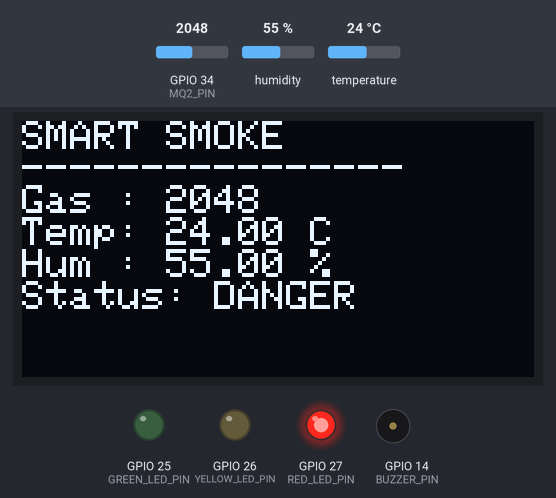
Bench run of a sketch on a simulated ESP32. Shown: 128×64 one-colour display, output pins drawn as LEDs (lit = HIGH), buzzer (waves = sounding, pin HIGH). The inputs (shaded band) are chosen by the test bench; at power-on: GPIO 34 (MQ2_PIN) = 2048, humidity 55 %, temperature 24 °C. WiFi joins after 1.5 s; servers stay silent unless stated; what the sketch prints to the serial monitor is not drawn.

Above: at 3.0 s.
3.1 s: GPIO 34 (MQ2_PIN) set to 849
At 5.1 s:
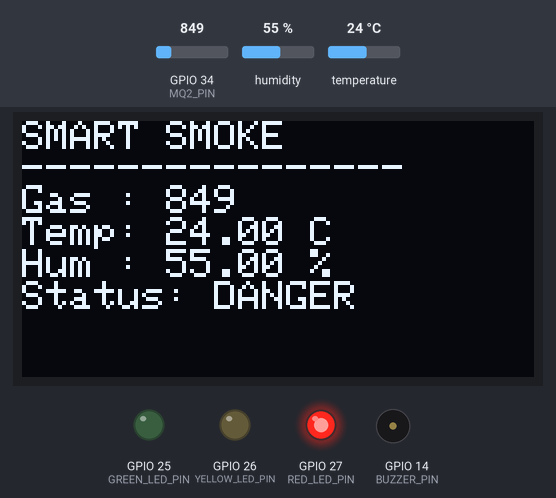
5.4 s: GPIO 34 (MQ2_PIN) set to 757
At 7.2 s:
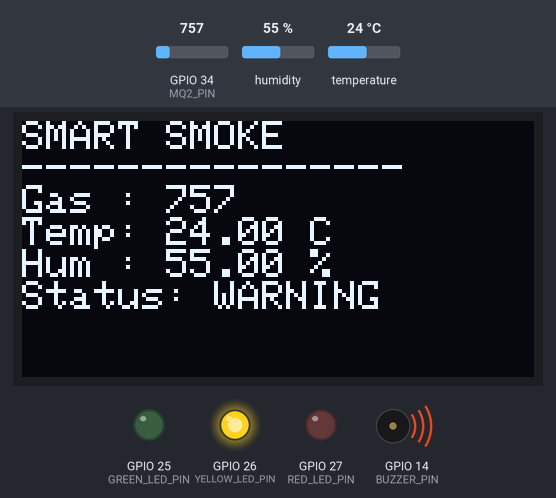
7.5 s: GPIO 34 (MQ2_PIN) set to 331
At 9.1 s:
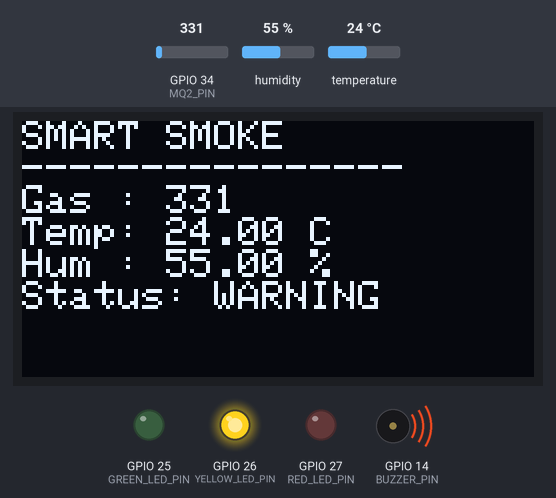
9.6 s: GPIO 34 (MQ2_PIN) set to 283
At 11.1 s:
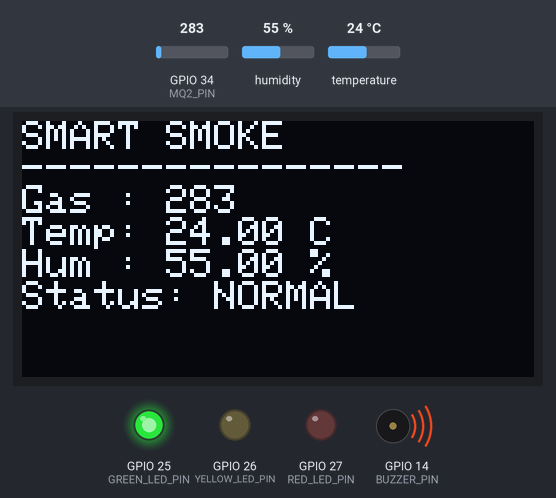
11.7 s: humidity set to 22 %
At 12.9 s:
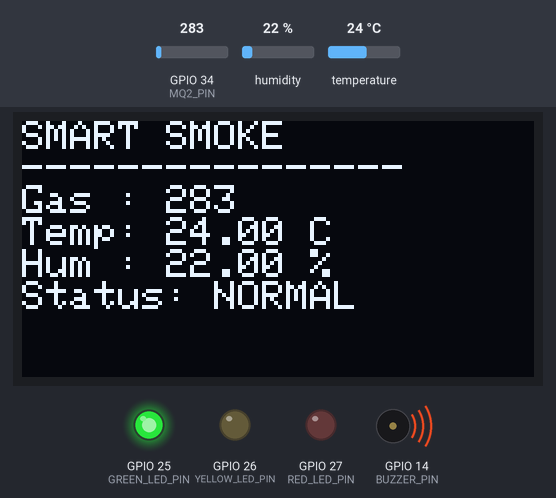
13.7 s: temperature set to 12 °C
At 14.9 s:
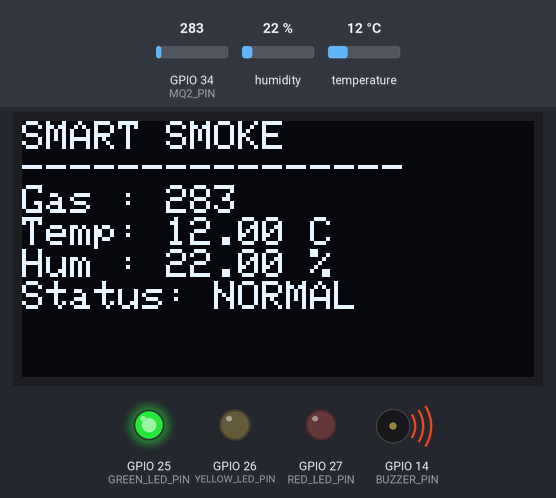
Timing chart, 0 to 16.7 s (numbered marks = the images above; inputs shaded):
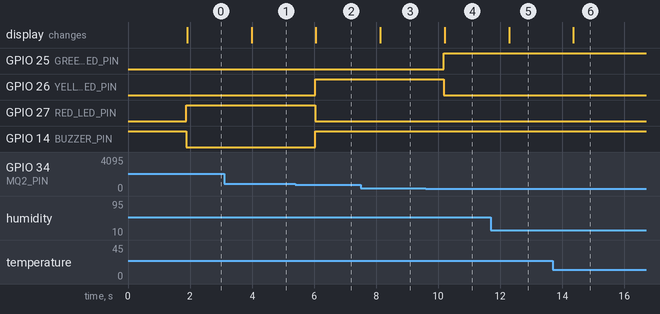

Measured:
- the behaviour switches between 800 and 799 on GPIO 34 (MQ2_PIN) (found by bisection; images 1 and 2)
- the behaviour switches between 300 and 299 on GPIO 34 (MQ2_PIN) (found by bisection; images 3 and 4)
- after the input at 3.1 s, the display: changes after 0.88 s (image 1)
- after the input at 5.4 s, GPIO 26 (YELLOW_LED_PIN), GPIO 14 (BUZZER_PIN): LOW → HIGH after 0.63 s; GPIO 27 (RED_LED_PIN): HIGH → LOW after 0.63 s; the display: changes after 0.66 s (image 2)
- after the input at 7.5 s, the display: changes after 0.64 s (image 3)
- after the input at 9.6 s, GPIO 25 (GREEN_LED_PIN): LOW → HIGH after 0.59 s; GPIO 26 (YELLOW_LED_PIN): HIGH → LOW after 0.59 s; the display: changes after 0.61 s (image 4)
- after the input at 11.7 s, the display: changes after 0.59 s (image 5)
- after the input at 13.7 s, the display: changes after 0.66 s (image 6)

The sketch:

arduino_uno.ino
```cpp
// =====================================================
// SMART SMOKE DETECTOR + TELEGRAM
// ESP32 TYPE-C 30 PIN
// FULL CODE PART 1/3
// =====================================================


// ================= LIBRARY =================

#include <WiFi.h>
#include <WebServer.h>
#include <WiFiManager.h>

#include <WiFiClientSecure.h>
#include <UniversalTelegramBot.h>
#include <ArduinoJson.h>

#include <Wire.h>
#include <Adafruit_GFX.h>
#include <Adafruit_SSD1306.h>

#include <DHT.h>

// ================= PROJECT =================
#define AP_NAME "ESP32-SMOKE-SETUP"

// ================= TELEGRAM =================
#define BOT_TOKEN "8704392963:AAEgWptbTvmu_7yQy7EMWAhfdOxwU0-SR44"
#define CHAT_ID "816927248"

WiFiClientSecure telegramClient;

UniversalTelegramBot bot(
  BOT_TOKEN,
  telegramClient
);

// Anti spam
bool telegramAlertSent = false;
unsigned long lastTelegram = 0;
const unsigned long TELEGRAM_COOLDOWN = 60000;

// ================= WEB SERVER =================
WebServer server(80);

// ================= PIN CONFIGURATION =================

// MQ2 GAS SENSOR
#define MQ2_PIN 34

// DHT11
#define DHT_PIN 15
#define DHT_TYPE DHT11

// BUZZER
#define BUZZER_PIN 14

// LED
#define GREEN_LED_PIN 25
#define YELLOW_LED_PIN 26
#define RED_LED_PIN 27

// OLED
#define OLED_SDA 21
#define OLED_SCL 22

// ================= OLED =================
#define SCREEN_WIDTH 128
#define SCREEN_HEIGHT 64
#define OLED_RESET -1
#define OLED_ADDRESS 0x3C

Adafruit_SSD1306 display(
  SCREEN_WIDTH,
  SCREEN_HEIGHT,
  &Wire,
  OLED_RESET
);

// ================= DHT =================
DHT dht(
  DHT_PIN,
  DHT_TYPE
);

// ================= THRESHOLD =================

// Gas level
#define SMOKE_WARNING 300
#define SMOKE_DANGER 800

// Temperature
#define TEMP_WARNING 35.0
#define TEMP_DANGER 40.0

// ================= SENSOR VARIABLE =================
int smokeValue = 0;
float temperature = 0.0;
float humidity = 0.0;
bool dhtOK = false;

// ================= SYSTEM STATUS =================
enum SystemStatus
{
  NORMAL,
  WARNING,
  DANGER
};
SystemStatus currentStatus = NORMAL;

// ================= BUZZER =================
#define BUZZER_ON LOW
#define BUZZER_OFF HIGH
String buzzerStatus = "OFF";

// ================= WIFI =================
bool wifiConnected = false;
// =====================================================
// FULL CODE PART 2/3
// FUNCTION SYSTEM
// =====================================================

// ================= TELEGRAM FUNCTION =================
void sendTelegramAlert()
{
  String message = "";
  message += "🚨 SMART SMOKE ALERT!\n\n";
  if(smokeValue >= SMOKE_DANGER)
  {
    message += "🔥 GAS / SMOKE LEVEL HIGH\n";
  }
  if(temperature >= TEMP_DANGER)
  {
    message += "🌡 TEMPERATURE HIGH\n";
  }
  message += "\nSmoke Level: ";
  message += smokeValue;
  message += "\nTemperature: ";
  message += temperature;
  message += " °C";
  message += "\nHumidity: ";
  message += humidity;
  message += " %";
  message += "\n\nStatus: DANGER";
  bot.sendMessage(
    CHAT_ID,
    message,
    ""
  );
}

// ================= READ SENSOR =================
void readSensor()
{
  // MQ2
  smokeValue = analogRead(
    MQ2_PIN
  );

  // DHT11
  float t = dht.readTemperature();
  float h = dht.readHumidity();
  if(!isnan(t))
  {
    temperature = t;
  }
  if(!isnan(h))
  {
    humidity = h;
    dhtOK = true;
  }
  else
  {
    dhtOK = false;
  }
}

// ================= STATUS DETECTION =================
void determineStatus()
{
  SystemStatus oldStatus = currentStatus;
  if(
    smokeValue >= SMOKE_DANGER ||
    temperature >= TEMP_DANGER
  )
  {
    currentStatus = DANGER;
  }
  else if(
    smokeValue >= SMOKE_WARNING ||
    temperature >= TEMP_WARNING
  )
  {
    currentStatus = WARNING;
  }
  else
  {
    currentStatus = NORMAL;
  }

  // ================= TELEGRAM TRIGGER =================
  if(
    currentStatus == DANGER &&
    oldStatus != DANGER
  )
  {
    if(
      millis() - lastTelegram > TELEGRAM_COOLDOWN
    )
    {
      sendTelegramAlert();
      lastTelegram = millis();
    }
  }
}

// ================= LED CONTROL =================
void updateLED()
{
  if(currentStatus == NORMAL)
  {
    digitalWrite(
      GREEN_LED_PIN,
      HIGH
    );
    digitalWrite(
      YELLOW_LED_PIN,
      LOW
    );
    digitalWrite(
      RED_LED_PIN,
      LOW
    );
  }
  else if(currentStatus == WARNING)
  {
    digitalWrite(
      GREEN_LED_PIN,
      LOW
    );
    digitalWrite(
      YELLOW_LED_PIN,
      HIGH
    );
    digitalWrite(
      RED_LED_PIN,
      LOW
    );
  }
  else
  {
    digitalWrite(
      GREEN_LED_PIN,
      LOW
    );
    digitalWrite(
      YELLOW_LED_PIN,
      LOW
    );
    digitalWrite(
      RED_LED_PIN,
      HIGH
    );
  }
}

// ================= BUZZER =================
void updateBuzzer()
{
  if(currentStatus == DANGER)
  {
    digitalWrite(
      BUZZER_PIN,
      BUZZER_ON
    );
    buzzerStatus = "ON";
  }
  else
  {
    digitalWrite(
      BUZZER_PIN,
      BUZZER_OFF
    );
    buzzerStatus = "OFF";
  }
}

// ================= OLED DISPLAY =================
void handleRoot()
{
  String html = R"rawliteral(
<!DOCTYPE html>
<html>
<head>
<meta name='viewport' content='width=device-width,initial-scale=1'>
<meta charset='UTF-8'>
<title>Smart Smoke Detector</title>

<style>
body{
font-family:Arial, sans-serif;
background:#eef2f7;
margin:0;
padding:15px;
text-align:center;
}

.header{
background:#202124;
color:white;
padding:20px;
border-radius:18px;
}

.grid{
display:grid;
grid-template-columns:repeat(2,1fr);
gap:15px;
max-width:600px;
margin:20px auto;
}

.card{
background:white;
padding:20px;
border-radius:18px;
box-shadow:0 4px 12px rgba(0,0,0,0.12);
}

.title{
font-size:18px;
font-weight:bold;
}

.value{
font-size:32px;
font-weight:bold;
margin-top:10px;
}

.safe{color:#16a34a;}
.warn{color:#d97706;}
.danger{color:#dc2626;}

.full{
max-width:600px;
margin:15px auto;
}

.small{
font-size:16px;
}
</style>
</head>

<body>
<div class='header'>
<h1>🔥 SMART SMOKE DETECTOR</h1>
<p>ESP32 IoT Safety System</p>
</div>

<div class='card full'>
<div class='title'>SYSTEM STATUS</div>
<div class='value'>
)rawliteral";

if(currentStatus == NORMAL)
  html += "<span class='safe'>🟢 NORMAL</span>";
else if(currentStatus == WARNING)
  html += "<span class='warn'>🟡 WARNING</span>";
else
  html += "<span class='danger'>🔴 DANGER</span>";

html += R"rawliteral(
</div>
</div>

<div class='grid'>

<div class='card'>
<div class='title'>💨 GAS</div>
<div class='value'>)rawliteral";
html += String(smokeValue);
html += R"rawliteral(</div>
<p>ppm level</p>
</div>

<div class='card'>
<div class='title'>🌡 TEMP</div>
<div class='value'>)rawliteral";
html += String(temperature);
html += R"rawliteral(</div>
<p>°C</p>
</div>

<div class='card'>
<div class='title'>💧 HUMIDITY</div>
<div class='value'>)rawliteral";
html += String(humidity);
html += R"rawliteral(</div>
<p>%</p>
</div>

<div class='card'>
<div class='title'>🔊 BUZZER</div>
<div class='value'>)rawliteral";
html += buzzerStatus;
html += R"rawliteral(</div>
</div>

</div>

<div class='card full'>
<div class='title'>📶 CONNECTION</div>
<p class='small'>WiFi : CONNECTED</p>
<p class='small'>Telegram : ONLINE</p>
<p class='small'>IP : )rawliteral";

html += WiFi.localIP().toString();

html += R"rawliteral(</p>
</div>

<script>
setTimeout(function(){
location.reload();
},2000);
</script>

</body>
</html>
)rawliteral";

server.send(200,"text/html; charset=utf-8",html);
}

void updateOLED()
{
  display.clearDisplay();

  display.setTextSize(1);
  display.setTextColor(SSD1306_WHITE);

  display.setCursor(0,0);

  display.println("SMART SMOKE");
  display.println("----------------");

  display.print("Gas : ");
  display.println(smokeValue);

  display.print("Temp: ");
  display.print(temperature);
  display.println(" C");

  display.print("Hum : ");
  display.print(humidity);
  display.println(" %");

  display.print("Status: ");

  if(currentStatus == NORMAL)
    display.println("NORMAL");
  else if(currentStatus == WARNING)
    display.println("WARNING");
  else
    display.println("DANGER");

  display.display();
}

void setup()
{
  Serial.begin(115200);

  // PIN SETUP
  pinMode(
    MQ2_PIN,
    INPUT
  );
  pinMode(
    BUZZER_PIN,
    OUTPUT
  );
  pinMode(
    GREEN_LED_PIN,
    OUTPUT
  );
  pinMode(
    YELLOW_LED_PIN,
    OUTPUT
  );
  pinMode(
    RED_LED_PIN,
    OUTPUT
  );
  digitalWrite(
    BUZZER_PIN,
    BUZZER_OFF
  );

  // DHT START
  dht.begin();

  // OLED START
  Wire.begin(
    OLED_SDA,
    OLED_SCL
  );
  if(!display.begin(
    SSD1306_SWITCHCAPVCC,
    OLED_ADDRESS
  ))
  {
    Serial.println(
      "OLED FAILED"
    );
  }
  display.clearDisplay();
  display.display();

  // ================= WIFI MANAGER =================
  WiFiManager wm;
  Serial.println(
    "Starting WiFi Manager..."
  );
  bool result = wm.autoConnect(
    AP_NAME
  );
  if(result)
  {
    wifiConnected = true;
    Serial.println(
      "WiFi Connected"
    );
    Serial.print(
      "IP Address: "
    );
    Serial.println(
      WiFi.localIP()
    );
  }
  else
  {
    wifiConnected = false;
    Serial.println(
      "WiFi Failed"
    );
  }

  // Telegram SSL
  telegramClient.setInsecure();

  // Telegram online notification
  if(wifiConnected)
  {
    bot.sendMessage(
      CHAT_ID,
      "🔥 Smart Smoke Detector ONLINE",
      ""
    );
  }

  // WEB SERVER
  server.on(
    "/",
    handleRoot
  );
  server.begin();
  Serial.println(
    "Web Server Started"
  );
}

// ================= LOOP =================
void loop()
{
  server.handleClient();
  readSensor();
  determineStatus();
  updateLED();
  updateBuzzer();
  updateOLED();

  // SERIAL MONITOR
  Serial.print(
    "Gas: "
  );
  Serial.print(
    smokeValue
  );
  Serial.print(
    " | Temp: "
  );
  Serial.print(
    temperature
  );
  Serial.print(
    " | Hum: "
  );
  Serial.print(
    humidity
  );
  Serial.print(
    " | Status: "
  );

  if(currentStatus == NORMAL)
  {
    Serial.println(
      "NORMAL"
    );
  }

  else if(currentStatus == WARNING)
  {
    Serial.println(
      "WARNING"
    );
  }

  else
  {
    Serial.println(
      "DANGER"
    );
  }

  delay(1000);
}
```
